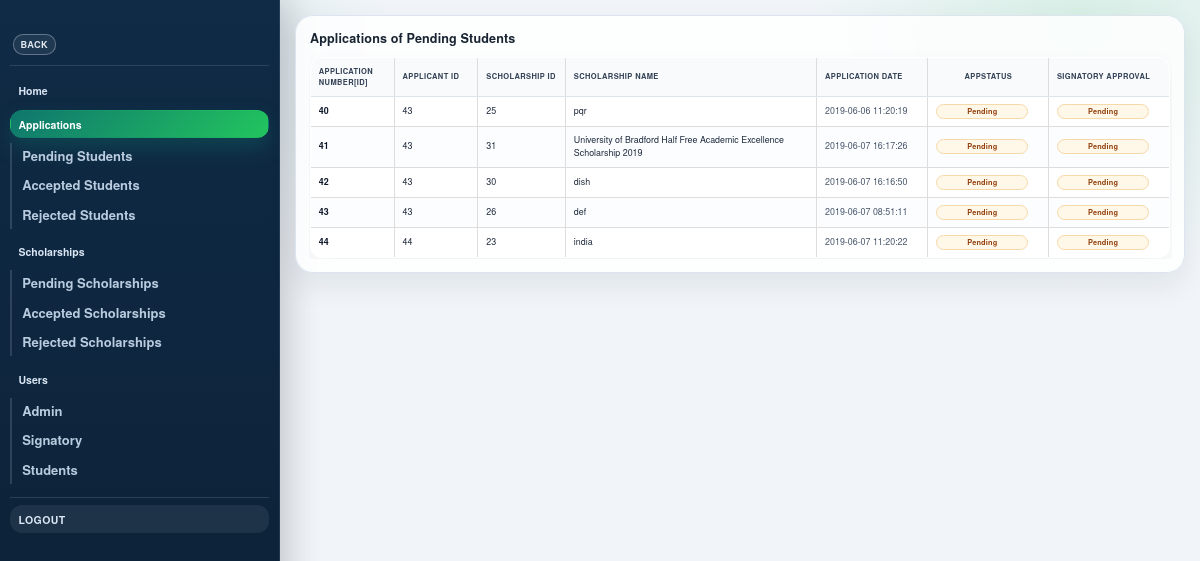
Before: /admin/tempPendingApp.php with the older database file.
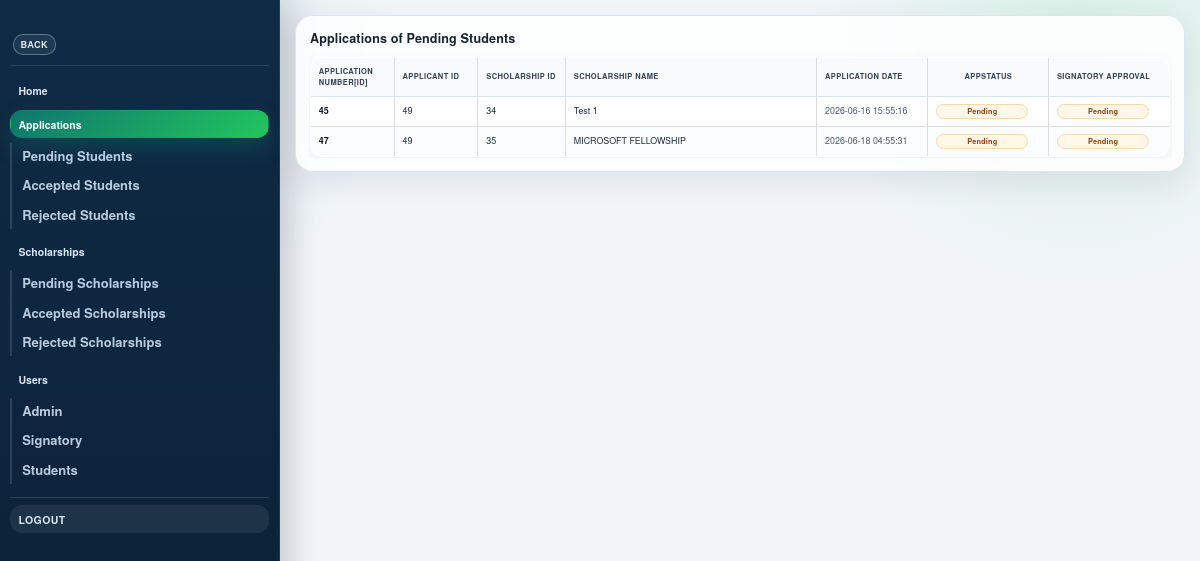
After: the same page with the newer database file.
### tables this page shows
CREATE TABLE `application` (
  `applicationID` int(11) NOT NULL AUTO_INCREMENT,
  `studentID` int(11) NOT NULL,
  `sigID` int(11) DEFAULT NULL,
  `scholarshipID` int(11) NOT NULL,
  `appDate` datetime NOT NULL DEFAULT '0000-00-00 00:00:00' ON UPDATE current_timestamp(),
  `appstatus` varchar(20) NOT NULL DEFAULT 'Pending',
  `verifiedBySignatory` varchar(20) NOT NULL DEFAULT 'Pending',
  `previous_appstatus` varchar(20) NOT NULL,
  `previous_verifiedBySignatory` varchar(20) NOT NULL,
  PRIMARY KEY (`applicationID`)
);

CREATE TABLE `scholarship` (
  `scholarshipID` int(11) NOT NULL AUTO_INCREMENT,
  `sigID` int(11) NOT NULL,
  `schname` varchar(255) NOT NULL,
  `schlocation` varchar(255) NOT NULL,
  `schlocationfrom` varchar(255) NOT NULL,
  `degree` varchar(255) NOT NULL,
  `gender` varchar(20) NOT NULL,
  `target_financial_need` enum('Any','Low','Medium','High','Critical') DEFAULT 'Any',
  `religion` varchar(55) NOT NULL,
  `sch` varchar(30) NOT NULL,
  `appDeadline` date NOT NULL,
  `granteesNum` int(11) NOT NULL,
  `funding` varchar(20) NOT NULL,
  `description` varchar(4095) NOT NULL,
  `eligibility` varchar(4095) NOT NULL,
  `benefits` varchar(4095) NOT NULL,
  `apply` varchar(4095) NOT NULL,
  `links` varchar(1024) NOT NULL,
  `contact` varchar(1024) NOT NULL,
  `adminapproval` varchar(20) NOT NULL,
  `previous_adminapproval` varchar(20) NOT NULL,
  `schstatus` varchar(20) NOT NULL DEFAULT 'active',
  PRIMARY KEY (`scholarshipID`)
);

### admin/tempPendingApp.php (the view, shortened to what the changed rows need)
<!DOCTYPE HTML>
<html>
  <head>
      <link href="../css/bootstrap.min.css" rel="stylesheet">
      <link href="../css/admin.css" rel="stylesheet">
      <link href="../css/pages/admin.css" rel="stylesheet">
  </head>
  <body class="app-shell">
    <div class="app-page">
        <header class="app-header">
          <h1 class="app-logo"><a href = "javascript:history.back()" class="app-btn">Back</a></h1>
        </header>
				<article id="main">
						<section class="content-card container">
								<div class="content">
                  <section class="applications-list-page">
                    <?php
                        $conn = getDbConnection();
                        $to_query = "SELECT A.applicationID,A.studentID,A.scholarshipID,S.schname,A.appDate,
                        A.appstatus,A.verifiedBySignatory from application AS A join scholarship AS S ON A.scholarshipID=S.scholarshipID WHERE A.verifiedBySignatory='Pending'";
                        $sql_result = mysqli_query($conn,$to_query);
                        if(mysqli_num_rows($sql_result) > 0){
                          ?>
                          <table class="table table-bordered app-list-table">
                            <thead>
                              <tr>
                                <th class = "col-md-1"><strong>Application Number[ID]</strong></th>
                                <th class = "col-md-1"><strong>Applicant ID</strong></th>
                                <th class = "col-md-1"><strong>Scholarship ID</strong></th>
                                <th class = "col-md-1" style="width: 25%"><strong>Scholarship Name</strong></th>
                                <th class = "col-md-1" ><strong>Application Date</strong></th>
                                <th class = "col-md-1 text-center"><strong>AppStatus</strong></th>
                                <th class = "col-md-1"><strong>Signatory Approval</strong></th>
                              </tr>
                            </thead>
                            <tbody>
                            <?php
                            while($rows=mysqli_fetch_row($sql_result))
                            {
                              foreach ($rows as $key => $value)
                                  {
                                    if ($key == 0)
                                    {
                                      $appID = $value;
                                      ?><tr><td><?php echo $appID;?></td><?php
                                    }
                                        if($key == 1)
                                        {
                                          ?><td><?php echo $value;?></td><?php
                                        }
                                        if($key == 2)
                                        {
                                           ?><td><?php echo $value;?></td><?php
                                        }
                                        if($key == 3)
                                        {
                                        	?><td><?php echo $value;?></td><?php
                                        }
                                        if($key == 4)
                                        {
							?><td class="col-date"><?php echo $value;?></td><?php
                                        }
                                    if ($key == 5)
                                    {
                                      $statusClass = strtolower(preg_replace('/[^a-z0-9]+/i', '-', trim((string)$value)));
                                      ?><td><span class="status-chip status-chip-app status-app-<?php echo $statusClass; ?>"><?php echo $value;?></span></td><?php
                                    }
                                    if($key == 6){
                                      $statusClass = strtolower(preg_replace('/[^a-z0-9]+/i', '-', trim((string)$value)));
                                      ?>
                                        <td><span class="status-chip status-chip-approval status-approval-<?php echo $statusClass; ?>"><?php echo $value;?></span></td></tr>
                                <?php
                                    }
                                  }
                            }
                          } else{
                              echo '<div class="empty-list-state">No Pending Applications</div>';
                          }
                        ?>
                        </tbody>
                    </table>
									</section>
								</div>
						</section>
				</article>
		</div>
	</body>
</html>

Changed rows visible on the page:
no longer on this page (row unchanged): application: applicationID "40", studentID "43", scholarshipID "25", scholarshipID.schname "pqr", appDate "2019-06-06 11:20:19", appstatus "Pending", verifiedBySignatory "Pending"
no longer on this page (row unchanged): application: applicationID "41", studentID "43", scholarshipID "31", scholarshipID.schname "University of Bradford Half Free Academic Excellence Scholarship 2019", appDate "2019-06-07 16:17:26", appstatus "Pending", verifiedBySignatory "Pending"
no longer on this page (row unchanged): application: applicationID "42", studentID "43", scholarshipID "30", scholarshipID.schname "dish", appDate "2019-06-07 16:16:50", appstatus "Pending", verifiedBySignatory "Pending"
no longer on this page (row edited): application: applicationID "43", studentID "43", scholarshipID "26", scholarshipID.schname "def", appDate "2019-06-07 08:51:11", appstatus "Pending", verifiedBySignatory "Pending"
no longer on this page (row unchanged): application: applicationID "44", studentID "44", scholarshipID "23", scholarshipID.schname "india", appDate "2019-06-07 11:20:22", appstatus "Pending", verifiedBySignatory "Pending"
added application: applicationID "45", studentID "49", scholarshipID "34", scholarshipID.schname "Test 1", appDate "2026-06-16 15:55:16", appstatus "Pending", verifiedBySignatory "Pending"
added application: applicationID "47", studentID "49", scholarshipID "35", scholarshipID.schname "MICROSOFT FELLOWSHIP", appDate "2026-06-18 04:55:31", appstatus "Pending", verifiedBySignatory "Pending"
